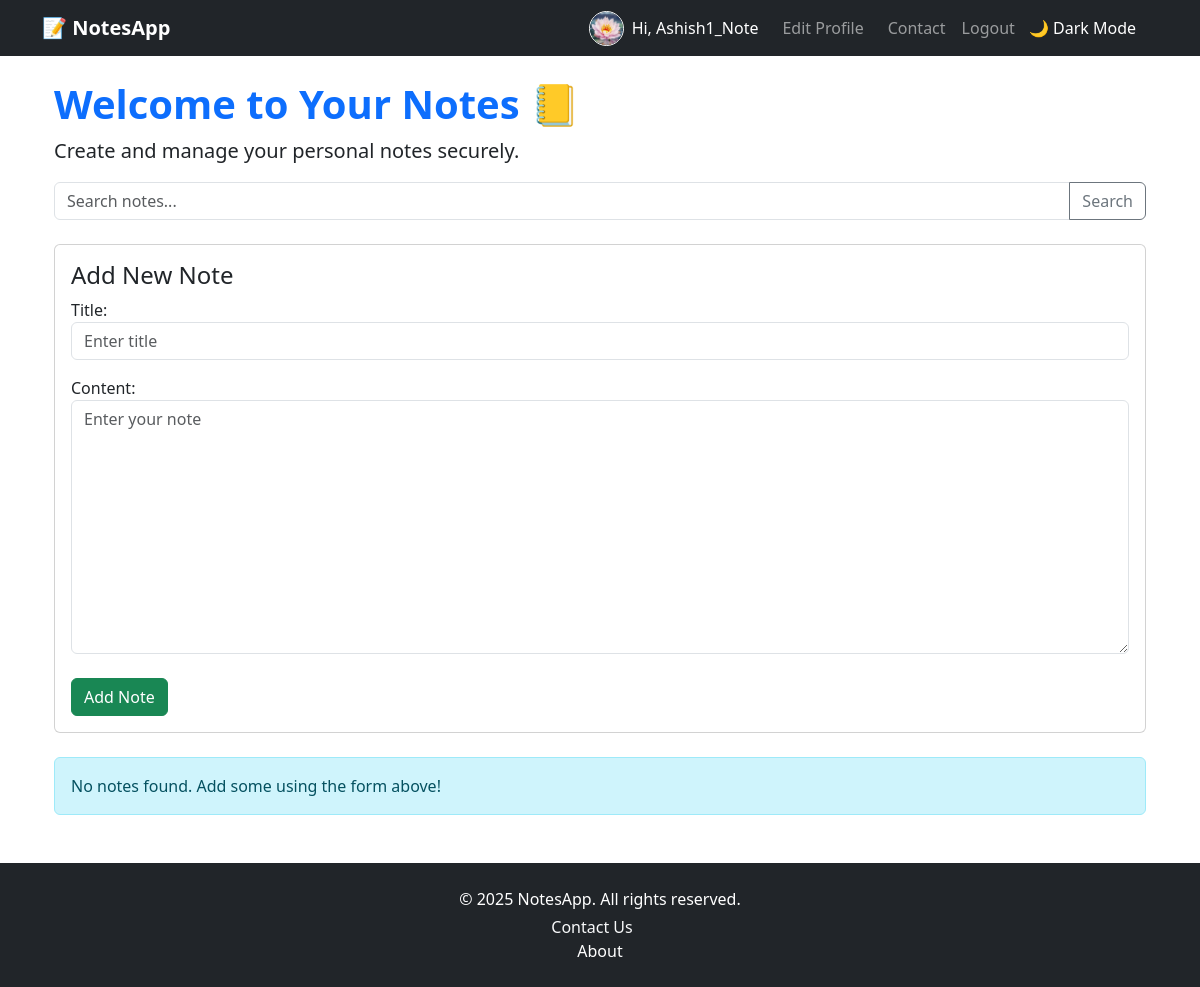
/ (signed in), run on an earlier commit of the app's database.
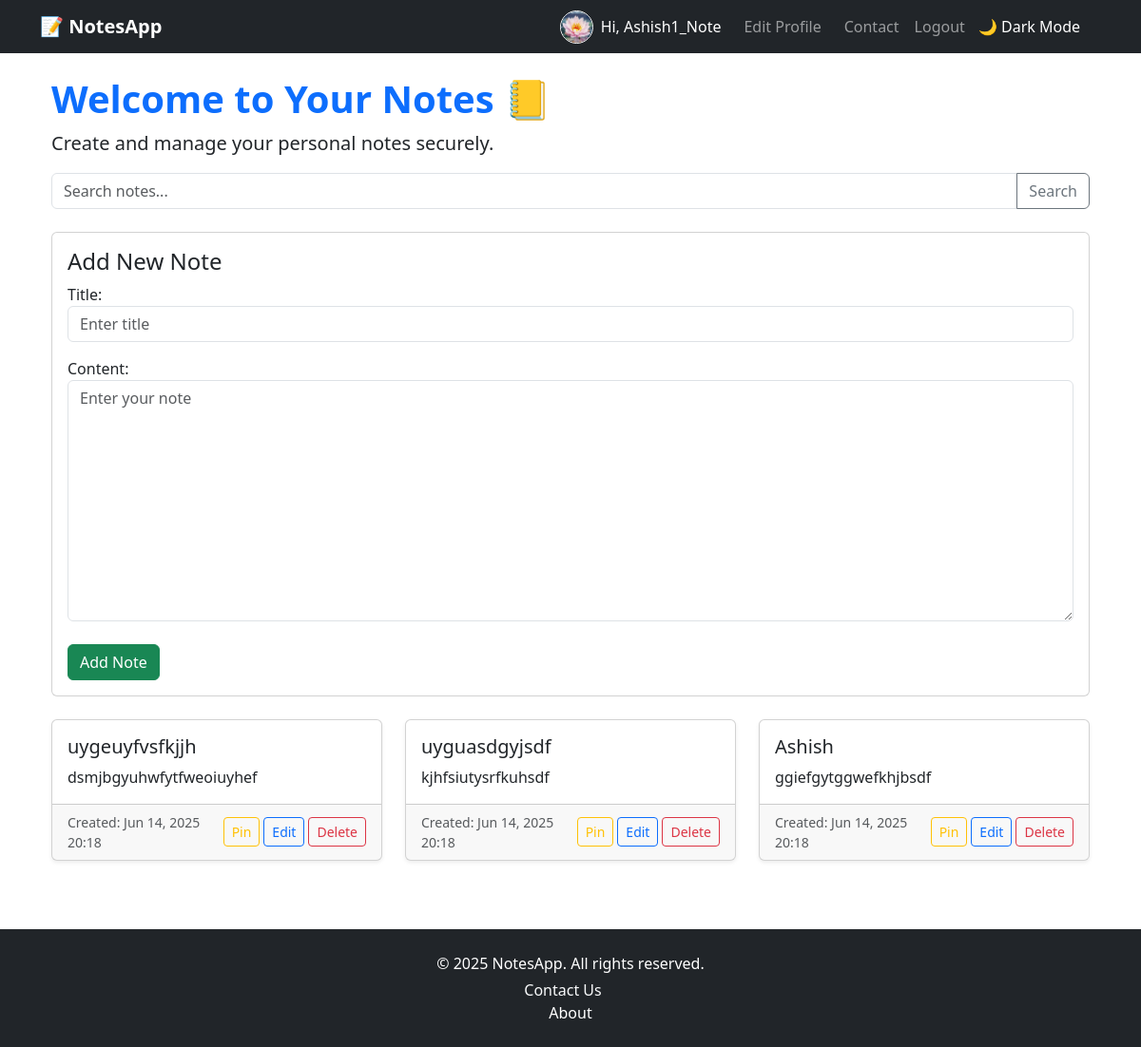
And on a later commit of the database.
### users/models.py (models this page shows, shortened)
class Profile(models.Model):
    user = models.OneToOneField(User, on_delete=models.CASCADE)
    bio = models.TextField(blank=True)
    image = models.ImageField(upload_to='profile_images/', default='default.jpg')

### notes/models.py (models this page shows, shortened)
class Note(models.Model):
    user = models.ForeignKey(User, on_delete=models.CASCADE)
    title = models.CharField(max_length=200)
    content = models.TextField()
    is_pinned = models.BooleanField(default=False)  # 📌 NEW
    created_at = models.DateTimeField(auto_now_add=True)

### notes/views.py (the view, shortened to what this page needs)
# urls.py: path('', views.home, name='home'),
@login_required
def home(request):
    form = NoteForm()
    query = request.GET.get('q')  # 🔍 Search input
    notes = Note.objects.filter(user=request.user)
    if query:
        notes = notes.filter(title__icontains=query) | notes.filter(content__icontains=query)
    notes = notes.order_by('-is_pinned', '-created_at')  # 📌 Pinned notes first
    return render(request, 'notes/home.html', {'form': form, 'notes': notes})

### notes/forms.py
class NoteForm(forms.ModelForm):
    class Meta:
        model = Note
        fields = ['title', 'content']
        widgets = {
            'title': forms.TextInput(attrs={'class': 'form-control', 'placeholder': 'Enter title'}),
            'content': forms.Textarea(attrs={'class': 'form-control', 'placeholder': 'Enter your note'}),
        }

### notes/templates/notes/home.html (shortened to what this page needs)
{% extends 'notes/base.html' %}
{% block content %}
<div class="container mt-4">
    <h1 class="text-primary fw-bold">Welcome to Your Notes 📒</h1>
    <p class="lead">Create and manage your personal notes securely.</p>
    <form method="GET" action="" class="mb-4">
        <div class="input-group">
            <input type="text" name="q" class="form-control" placeholder="Search notes..." value="{{ request.GET.q }}">
            <button type="submit" class="btn btn-outline-secondary">Search</button>
        </div>
    </form>
    <div class="card mb-4">
        <div class="card-body">
            <h4 class="card-title">Add New Note</h4>
            <form method="POST">
                {{ form.as_p }}
                <button type="submit" class="btn btn-success mt-2">Add Note</button>
            </form>
        </div>
    </div>
    {% if notes %}
        <div class="row">
            {% for note in notes %}
                <div class="col-md-6 col-lg-4 mb-4">
                    <div class="card h-100 shadow-sm {% if note.is_pinned %}border-warning{% endif %}">
                        <div class="card-body">
                            <h5 class="card-title">
                                {{ note.title }}
                            </h5>
                            <p class="card-text">{{ note.content }}</p>
                        </div>
                        <div class="card-footer d-flex justify-content-between align-items-center">
                            <small class="text-muted">Created: {{ note.created_at|date:"M d, Y H:i" }}</small>
                            <div class="d-flex gap-1">
                                <form method="POST" action="{% url 'toggle_pin' note.pk %}">
                                    <button type="submit" class="btn btn-sm btn-outline-warning">
                                        {% if note.is_pinned %}Unpin{% else %}Pin{% endif %}
                                    </button>
                                </form>
                                <a href="{% url 'edit_note' note.pk %}" class="btn btn-sm btn-outline-primary">Edit</a>
                                <a href="{% url 'delete_note' note.pk %}" class="btn btn-sm btn-outline-danger">Delete</a>
                            </div>
                        </div>
                    </div>
                </div>
            {% endfor %}
        </div>
    {% else %}
        <div class="alert alert-info">
            No notes found. Add some using the form above!
        </div>
    {% endif %}
</div>
{% endblock %}

### notes/templates/notes/base.html (shortened to what this page needs)
<!DOCTYPE html>
<html lang="en">
<head>
    <link href="https://cdn.jsdelivr.net/npm/bootstrap@5.3.3/dist/css/bootstrap.min.css" rel="stylesheet">
</head>
<body>
    <nav class="navbar navbar-expand-lg navbar-dark bg-dark">
        <div class="container">
            <a class="navbar-brand fw-bold" href="{% url 'home' %}">📝 NotesApp</a>
            <div class="collapse navbar-collapse justify-content-end" id="navbarNav">
                <ul class="navbar-nav align-items-center me-3">
                    {% if user.is_authenticated %}
                    <li class="nav-item d-flex align-items-center me-3">
                        <img src="{{ user.profile.image.url }}" alt="Profile" width="35" height="35"
                            class="rounded-circle border border-light me-2" style="object-fit: cover;">
                        <span class="navbar-text text-white">Hi, {{ user.username }}</span>
                    </li>
                    <li class="nav-item me-2">
                        <a class="nav-link" href="{% url 'profile-update' %}">Edit Profile</a>
                    </li>
                    <li class="nav-item me-2">
                        <a class="nav-link" href="{% url 'contact' %}">Contact</a>
                    </li>
                    <li class="nav-item me-2">
                        <form action="{% url 'logout' %}" method="post" class="d-inline">
                            <button type="submit" class="btn btn-link nav-link"
                                style="padding: 0; border: none; background: none;">Logout</button>
                        </form>
                    </li>
                    {% endif %}
                    <li class="nav-item">
                        <button id="theme-toggle" class="theme-toggle-btn">🌙 Dark Mode</button>
                    </li>
                </ul>
            </div>
        </div>
    </nav>
    <div class="container mt-4">
        {% block content %}
        {% endblock %}
    </div>
    <footer class="bg-dark text-white py-4 mt-5">
        <div class="container text-center">
            <p class="mb-1">&copy; {% now "Y" %} NotesApp. All rights reserved.</p>
            <p class="mb-0">
                <a href="{% url 'contact' %}" class="text-decoration-none text-light me-3">Contact Us</a>
                <a class="nav-link" href="{% url 'about' %}">About</a>
            </p>
        </div>
    </footer>
</body>
</html>

### notes/templates/notes/base.html (style rules this page uses)
.theme-toggle-btn { border: none; background: none; color: #fff; font-size: 1rem; cursor: pointer; }

What changed in the data, as far as the page shows it:
added Note: title "uygeuyfvsfkjjh", content "dsmjbgyuhwfytfweoiuyhef", created_at "Jun 14, 2025 20:18", is_pinned "Pin"
added Note: title "uyguasdgyjsdf", content "kjhfsiutysrfkuhsdf", created_at "Jun 14, 2025 20:18", is_pinned "Pin"
added Note: title "Ashish", content "ggiefgytggwefkhjbsdf", created_at "Jun 14, 2025 20:18", is_pinned "Pin"
Also different on the page:
text no longer shown: "No notes found. Add some using the form above!"
